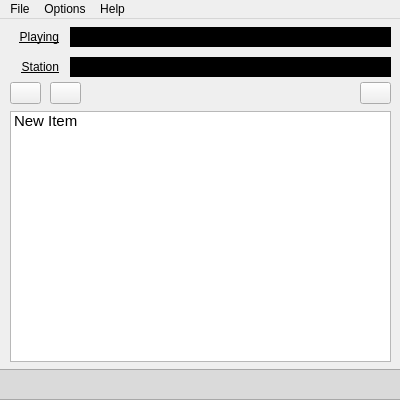
<?xml version="1.0" encoding="UTF-8"?>
<ui version="4.0">
 <class>MainWindow</class>
 <widget class="QMainWindow" name="MainWindow">
  <property name="geometry">
   <rect>
    <x>0</x>
    <y>0</y>
    <width>400</width>
    <height>400</height>
   </rect>
  </property>
  <property name="minimumSize">
   <size>
    <width>400</width>
    <height>400</height>
   </size>
  </property>
  <property name="maximumSize">
   <size>
    <width>400</width>
    <height>400</height>
   </size>
  </property>
  <property name="windowTitle">
   <string>MainWindow</string>
  </property>
  <property name="styleSheet">
   <string notr="true"/>
  </property>
  <widget class="QWidget" name="centralwidget">
   <widget class="QPushButton" name="btnToggle">
    <property name="geometry">
     <rect>
      <x>50</x>
      <y>63</y>
      <width>31</width>
      <height>22</height>
     </rect>
    </property>
    <property name="text">
     <string/>
    </property>
   </widget>
   <widget class="QTreeWidget" name="twStationList">
    <property name="geometry">
     <rect>
      <x>10</x>
      <y>92</y>
      <width>381</width>
      <height>251</height>
     </rect>
    </property>
    <property name="styleSheet">
     <string notr="true">font-size: 15px;
</string>
    </property>
    <property name="autoScrollMargin">
     <number>16</number>
    </property>
    <property name="selectionMode">
     <enum>QAbstractItemView::SingleSelection</enum>
    </property>
    <property name="indentation">
     <number>0</number>
    </property>
    <property name="rootIsDecorated">
     <bool>true</bool>
    </property>
    <property name="headerHidden">
     <bool>true</bool>
    </property>
    <column>
     <property name="text">
      <string>Stataion Name</string>
     </property>
    </column>
    <column>
     <property name="text">
      <string>URL</string>
     </property>
    </column>
    <item>
     <property name="text">
      <string>New Item</string>
     </property>
    </item>
   </widget>
   <widget class="QLabel" name="lblNowPlaying">
    <property name="geometry">
     <rect>
      <x>70</x>
      <y>8</y>
      <width>321</width>
      <height>20</height>
     </rect>
    </property>
    <property name="styleSheet">
     <string notr="true">background-color: #000000;
color: #fff;
font-weight: bold;
padding-left: 5px;</string>
    </property>
    <property name="text">
     <string/>
    </property>
   </widget>
   <widget class="QLabel" name="label">
    <property name="geometry">
     <rect>
      <x>8</x>
      <y>10</y>
      <width>51</width>
      <height>16</height>
     </rect>
    </property>
    <property name="font">
     <font>
      <underline>true</underline>
     </font>
    </property>
    <property name="styleSheet">
     <string notr="true"/>
    </property>
    <property name="text">
     <string>Playing</string>
    </property>
    <property name="alignment">
     <set>Qt::AlignRight|Qt::AlignTrailing|Qt::AlignVCenter</set>
    </property>
   </widget>
   <widget class="QLabel" name="label_2">
    <property name="geometry">
     <rect>
      <x>8</x>
      <y>40</y>
      <width>51</width>
      <height>16</height>
     </rect>
    </property>
    <property name="font">
     <font>
      <underline>true</underline>
     </font>
    </property>
    <property name="text">
     <string>Station</string>
    </property>
    <property name="alignment">
     <set>Qt::AlignRight|Qt::AlignTrailing|Qt::AlignVCenter</set>
    </property>
   </widget>
   <widget class="QLabel" name="lblStationName">
    <property name="geometry">
     <rect>
      <x>70</x>
      <y>38</y>
      <width>321</width>
      <height>20</height>
     </rect>
    </property>
    <property name="styleSheet">
     <string notr="true">background-color: #000000;
color: #fff;
font-weight: bold;
padding-left: 5px;</string>
    </property>
    <property name="text">
     <string/>
    </property>
   </widget>
   <widget class="QPushButton" name="btnFav">
    <property name="geometry">
     <rect>
      <x>10</x>
      <y>63</y>
      <width>31</width>
      <height>22</height>
     </rect>
    </property>
    <property name="text">
     <string/>
    </property>
   </widget>
   <widget class="QFrame" name="frame">
    <property name="geometry">
     <rect>
      <x>-10</x>
      <y>350</y>
      <width>421</width>
      <height>31</height>
     </rect>
    </property>
    <property name="styleSheet">
     <string notr="true">background-color: rgb(218, 218, 218)</string>
    </property>
    <property name="frameShape">
     <enum>QFrame::StyledPanel</enum>
    </property>
    <property name="frameShadow">
     <enum>QFrame::Raised</enum>
    </property>
    <widget class="QLabel" name="lblStatus">
     <property name="geometry">
      <rect>
       <x>20</x>
       <y>6</y>
       <width>391</width>
       <height>16</height>
      </rect>
     </property>
     <property name="text">
      <string/>
     </property>
    </widget>
   </widget>
   <widget class="QPushButton" name="btnShuffle">
    <property name="geometry">
     <rect>
      <x>360</x>
      <y>63</y>
      <width>31</width>
      <height>22</height>
     </rect>
    </property>
    <property name="text">
     <string/>
    </property>
   </widget>
  </widget>
  <widget class="QMenuBar" name="menubar">
   <property name="geometry">
    <rect>
     <x>0</x>
     <y>0</y>
     <width>400</width>
     <height>23</height>
    </rect>
   </property>
   <widget class="QMenu" name="menuFile">
    <property name="title">
     <string>File</string>
    </property>
    <addaction name="menuActionMinimize"/>
    <addaction name="separator"/>
    <addaction name="menuActionQuit"/>
   </widget>
   <widget class="QMenu" name="menuView">
    <property name="title">
     <string>Options</string>
    </property>
    <addaction name="actionLog"/>
    <addaction name="actionAddStation"/>
    <addaction name="separator"/>
    <addaction name="actionPrefs"/>
   </widget>
   <widget class="QMenu" name="menuHelp">
    <property name="title">
     <string>Help</string>
    </property>
    <addaction name="actionAbout"/>
   </widget>
   <addaction name="menuFile"/>
   <addaction name="menuView"/>
   <addaction name="menuHelp"/>
  </widget>
  <action name="menuActionQuit">
   <property name="text">
    <string>Quit</string>
   </property>
  </action>
  <action name="actionLog">
   <property name="text">
    <string>Favorites</string>
   </property>
  </action>
  <action name="actionAddStation">
   <property name="text">
    <string>Add Station</string>
   </property>
  </action>
  <action name="actionMinimize">
   <property name="text">
    <string>Minimize to Tray</string>
   </property>
  </action>
  <action name="actionAbout">
   <property name="text">
    <string>About</string>
   </property>
  </action>
  <action name="menuActionMinimize">
   <property name="text">
    <string>Minimize</string>
   </property>
  </action>
  <action name="actionPrefs">
   <property name="text">
    <string>Preferences</string>
   </property>
  </action>
 </widget>
 <resources/>
 <connections/>
</ui>
